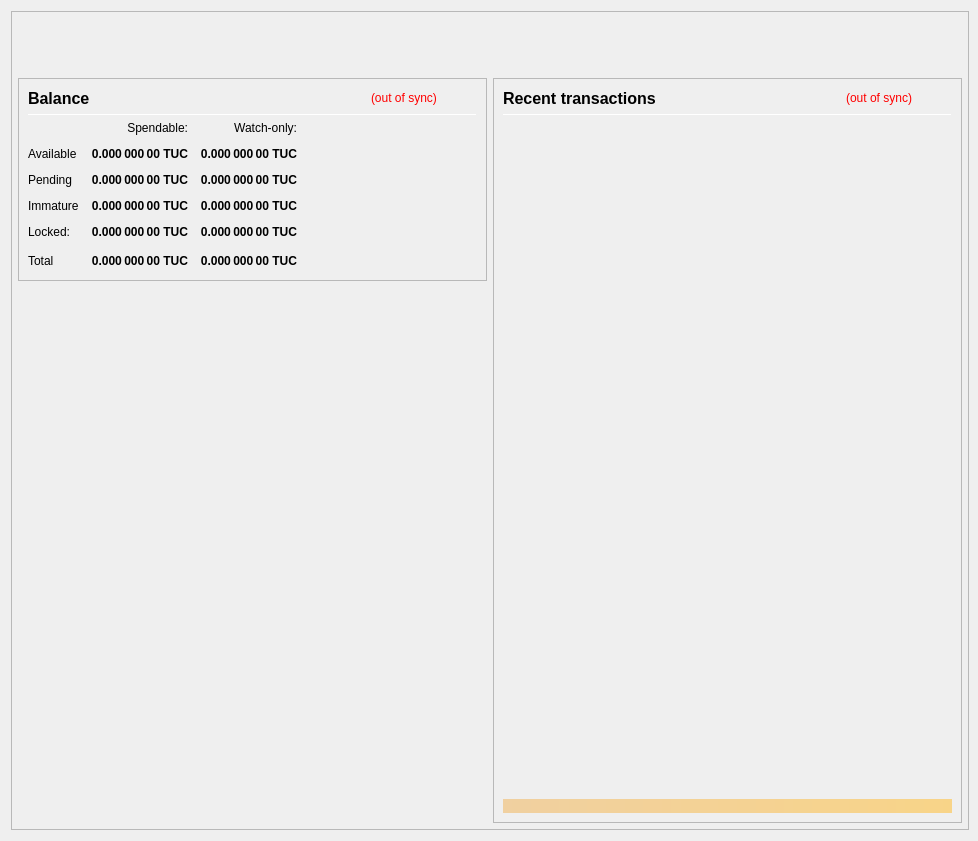
<?xml version="1.0" encoding="UTF-8"?>
<ui version="4.0">
 <class>OverviewPage</class>
 <widget class="QWidget" name="OverviewPage">
  <property name="geometry">
   <rect>
    <x>0</x>
    <y>0</y>
    <width>978</width>
    <height>841</height>
   </rect>
  </property>
  <property name="minimumSize">
   <size>
    <width>960</width>
    <height>682</height>
   </size>
  </property>
  <property name="font">
   <font>
    <weight>50</weight>
    <bold>false</bold>
   </font>
  </property>
  <property name="windowTitle">
   <string>Form</string>
  </property>
  <layout class="QVBoxLayout" name="topLayout" stretch="0">
   <property name="rightMargin">
    <number>9</number>
   </property>
   <item>
    <widget class="QFrame" name="frame_BG">
     <property name="minimumSize">
      <size>
       <width>850</width>
       <height>610</height>
      </size>
     </property>
     <property name="maximumSize">
      <size>
       <width>16777215</width>
       <height>16777215</height>
      </size>
     </property>
     <property name="frameShape">
      <enum>QFrame::StyledPanel</enum>
     </property>
     <property name="frameShadow">
      <enum>QFrame::Raised</enum>
     </property>
     <layout class="QVBoxLayout" name="verticalLayout_3" stretch="0">
      <property name="leftMargin">
       <number>0</number>
      </property>
      <property name="topMargin">
       <number>0</number>
      </property>
      <property name="rightMargin">
       <number>0</number>
      </property>
      <property name="bottomMargin">
       <number>6</number>
      </property>
      <item>
       <layout class="QVBoxLayout" name="verticalLayout_Master" stretch="0,1">
        <property name="leftMargin">
         <number>0</number>
        </property>
        <property name="topMargin">
         <number>0</number>
        </property>
        <property name="rightMargin">
         <number>0</number>
        </property>
        <property name="bottomMargin">
         <number>0</number>
        </property>
        <item>
         <widget class="QFrame" name="frame_Header">
          <layout class="QVBoxLayout" name="verticalLayout_Header" stretch="0">
           <property name="leftMargin">
            <number>0</number>
           </property>
           <property name="topMargin">
            <number>0</number>
           </property>
           <property name="rightMargin">
            <number>0</number>
           </property>
           <property name="bottomMargin">
            <number>0</number>
           </property>
           <item>
            <layout class="QHBoxLayout" name="horizontalLayout_Header" stretch="1,0">
             <property name="spacing">
              <number>6</number>
             </property>
             <item>
              <spacer name="horizontalSpacer_Header">
               <property name="orientation">
                <enum>Qt::Horizontal</enum>
               </property>
               <property name="sizeHint" stdset="0">
                <size>
                 <width>40</width>
                 <height>20</height>
                </size>
               </property>
              </spacer>
             </item>
             <item>
              <widget class="QLabel" name="labelOverviewHeaderRight">
               <property name="minimumSize">
                <size>
                 <width>464</width>
                 <height>60</height>
                </size>
               </property>
               <property name="maximumSize">
                <size>
                 <width>16777215</width>
                 <height>60</height>
                </size>
               </property>
               <property name="font">
                <font>
                 <pointsize>14</pointsize>
                </font>
               </property>
               <property name="text">
                <string/>
               </property>
               <property name="alignment">
                <set>Qt::AlignRight|Qt::AlignTrailing|Qt::AlignVCenter</set>
               </property>
              </widget>
             </item>
            </layout>
           </item>
          </layout>
         </widget>
        </item>
        <item>
         <widget class="QFrame" name="frame_Content">
          <layout class="QVBoxLayout" name="verticalLayout_Content">
           <property name="leftMargin">
            <number>6</number>
           </property>
           <property name="topMargin">
            <number>0</number>
           </property>
           <property name="rightMargin">
            <number>6</number>
           </property>
           <property name="bottomMargin">
            <number>0</number>
           </property>
           <item>
            <layout class="QHBoxLayout" name="horizontalLayout_Content" stretch="1,1">
             <property name="spacing">
              <number>6</number>
             </property>
             <item>
              <layout class="QVBoxLayout" name="verticalLayout_left" stretch="0,0">
               <item>
                <widget class="QFrame" name="frameBalances">
                 <property name="frameShape">
                  <enum>QFrame::StyledPanel</enum>
                 </property>
                 <property name="frameShadow">
                  <enum>QFrame::Raised</enum>
                 </property>
                 <layout class="QVBoxLayout" name="verticalLayout_4">
                  <item>
                   <layout class="QHBoxLayout" name="hlBalancesHeader" stretch="2,0,0">
                    <property name="spacing">
                     <number>6</number>
                    </property>
                    <item>
                     <widget class="QLabel" name="labelBalances">
                      <property name="minimumSize">
                       <size>
                        <width>0</width>
                        <height>0</height>
                       </size>
                      </property>
                      <property name="font">
                       <font>
                        <pointsize>12</pointsize>
                        <weight>75</weight>
                        <bold>true</bold>
                       </font>
                      </property>
                      <property name="text">
                       <string>Balance</string>
                      </property>
                     </widget>
                    </item>
                    <item>
                     <widget class="QLabel" name="labelWalletStatus">
                      <property name="cursor">
                       <cursorShape>WhatsThisCursor</cursorShape>
                      </property>
                      <property name="toolTip">
                       <string>The displayed information may be out of date. Your wallet automatically synchronizes with the TheUCoin network after a connection is established, but this process has not completed yet.</string>
                      </property>
                      <property name="styleSheet">
                       <string notr="true">QLabel { color: red; }</string>
                      </property>
                      <property name="text">
                       <string notr="true">(out of sync)</string>
                      </property>
                      <property name="alignment">
                       <set>Qt::AlignLeading|Qt::AlignLeft|Qt::AlignVCenter</set>
                      </property>
                     </widget>
                    </item>
                    <item>
                     <spacer name="hsBalancesHeader">
                      <property name="orientation">
                       <enum>Qt::Horizontal</enum>
                      </property>
                      <property name="sizeHint" stdset="0">
                       <size>
                        <width>40</width>
                        <height>20</height>
                       </size>
                      </property>
                     </spacer>
                    </item>
                   </layout>
                  </item>
                  <item>
                   <widget class="Line" name="lineBalances">
                    <property name="minimumSize">
                     <size>
                      <width>0</width>
                      <height>1</height>
                     </size>
                    </property>
                    <property name="maximumSize">
                     <size>
                      <width>16777215</width>
                      <height>1</height>
                     </size>
                    </property>
                    <property name="orientation">
                     <enum>Qt::Horizontal</enum>
                    </property>
                   </widget>
                  </item>
                  <item>
                   <layout class="QGridLayout" name="gridLayout">
                    <property name="spacing">
                     <number>12</number>
                    </property>
                    <item row="0" column="1">
                     <widget class="QLabel" name="labelSpendable">
                      <property name="text">
                       <string>Spendable:</string>
                      </property>
                      <property name="alignment">
                       <set>Qt::AlignRight|Qt::AlignTrailing|Qt::AlignVCenter</set>
                      </property>
                     </widget>
                    </item>
                    <item row="0" column="2">
                     <widget class="QLabel" name="labelWatchonly">
                      <property name="text">
                       <string>Watch-only:</string>
                      </property>
                      <property name="alignment">
                       <set>Qt::AlignRight|Qt::AlignTrailing|Qt::AlignVCenter</set>
                      </property>
                     </widget>
                    </item>
                    <item row="1" column="0">
                     <widget class="QLabel" name="labelAvailableText">
                      <property name="text">
                       <string>Available</string>
                      </property>
                      <property name="textInteractionFlags">
                       <set>Qt::NoTextInteraction</set>
                      </property>
                     </widget>
                    </item>
                    <item row="1" column="1">
                     <widget class="QLabel" name="labelAvailable">
                      <property name="font">
                       <font>
                        <weight>75</weight>
                        <bold>true</bold>
                       </font>
                      </property>
                      <property name="cursor">
                       <cursorShape>ArrowCursor</cursorShape>
                      </property>
                      <property name="toolTip">
                       <string>Your current spendable balance</string>
                      </property>
                      <property name="text">
                       <string notr="true">0.000 000 00 TUC</string>
                      </property>
                      <property name="alignment">
                       <set>Qt::AlignRight|Qt::AlignTrailing|Qt::AlignVCenter</set>
                      </property>
                      <property name="textInteractionFlags">
                       <set>Qt::NoTextInteraction</set>
                      </property>
                     </widget>
                    </item>
                    <item row="1" column="2">
                     <widget class="QLabel" name="labelWatchAvailable">
                      <property name="font">
                       <font>
                        <weight>75</weight>
                        <bold>true</bold>
                       </font>
                      </property>
                      <property name="cursor">
                       <cursorShape>ArrowCursor</cursorShape>
                      </property>
                      <property name="toolTip">
                       <string>Your current balance in watch-only addresses</string>
                      </property>
                      <property name="text">
                       <string notr="true">0.000 000 00 TUC</string>
                      </property>
                      <property name="alignment">
                       <set>Qt::AlignRight|Qt::AlignTrailing|Qt::AlignVCenter</set>
                      </property>
                      <property name="textInteractionFlags">
                       <set>Qt::NoTextInteraction</set>
                      </property>
                     </widget>
                    </item>
                    <item row="2" column="0">
                     <widget class="QLabel" name="labelPendingText">
                      <property name="text">
                       <string>Pending</string>
                      </property>
                      <property name="textInteractionFlags">
                       <set>Qt::NoTextInteraction</set>
                      </property>
                     </widget>
                    </item>
                    <item row="2" column="1">
                     <widget class="QLabel" name="labelPending">
                      <property name="font">
                       <font>
                        <weight>75</weight>
                        <bold>true</bold>
                       </font>
                      </property>
                      <property name="cursor">
                       <cursorShape>ArrowCursor</cursorShape>
                      </property>
                      <property name="toolTip">
                       <string>Total of transactions that have yet to be confirmed, and do not yet count toward the spendable balance</string>
                      </property>
                      <property name="text">
                       <string notr="true">0.000 000 00 TUC</string>
                      </property>
                      <property name="alignment">
                       <set>Qt::AlignRight|Qt::AlignTrailing|Qt::AlignVCenter</set>
                      </property>
                      <property name="textInteractionFlags">
                       <set>Qt::NoTextInteraction</set>
                      </property>
                     </widget>
                    </item>
                    <item row="2" column="2">
                     <widget class="QLabel" name="labelWatchPending">
                      <property name="font">
                       <font>
                        <weight>75</weight>
                        <bold>true</bold>
                       </font>
                      </property>
                      <property name="cursor">
                       <cursorShape>ArrowCursor</cursorShape>
                      </property>
                      <property name="toolTip">
                       <string>Unconfirmed transactions to watch-only addresses</string>
                      </property>
                      <property name="text">
                       <string notr="true">0.000 000 00 TUC</string>
                      </property>
                      <property name="alignment">
                       <set>Qt::AlignRight|Qt::AlignTrailing|Qt::AlignVCenter</set>
                      </property>
                      <property name="textInteractionFlags">
                       <set>Qt::NoTextInteraction</set>
                      </property>
                     </widget>
                    </item>
                    <item row="3" column="0">
                     <widget class="QLabel" name="labelImmatureText">
                      <property name="text">
                       <string>Immature</string>
                      </property>
                      <property name="textInteractionFlags">
                       <set>Qt::NoTextInteraction</set>
                      </property>
                     </widget>
                    </item>
                    <item row="3" column="1">
                     <widget class="QLabel" name="labelImmature">
                      <property name="font">
                       <font>
                        <weight>75</weight>
                        <bold>true</bold>
                       </font>
                      </property>
                      <property name="cursor">
                       <cursorShape>ArrowCursor</cursorShape>
                      </property>
                      <property name="toolTip">
                       <string>Staked or masternode rewards that has not yet matured</string>
                      </property>
                      <property name="text">
                       <string notr="true">0.000 000 00 TUC</string>
                      </property>
                      <property name="alignment">
                       <set>Qt::AlignRight|Qt::AlignTrailing|Qt::AlignVCenter</set>
                      </property>
                      <property name="textInteractionFlags">
                       <set>Qt::NoTextInteraction</set>
                      </property>
                     </widget>
                    </item>
                    <item row="3" column="2">
                     <widget class="QLabel" name="labelWatchImmature">
                      <property name="font">
                       <font>
                        <weight>75</weight>
                        <bold>true</bold>
                       </font>
                      </property>
                      <property name="cursor">
                       <cursorShape>ArrowCursor</cursorShape>
                      </property>
                      <property name="toolTip">
                       <string>Staked or masternode rewards in watch-only addresses that has not yet matured</string>
                      </property>
                      <property name="text">
                       <string notr="true">0.000 000 00 TUC</string>
                      </property>
                      <property name="alignment">
                       <set>Qt::AlignRight|Qt::AlignTrailing|Qt::AlignVCenter</set>
                      </property>
                      <property name="textInteractionFlags">
                       <set>Qt::NoTextInteraction</set>
                      </property>
                     </widget>
                    </item>
                    <item row="4" column="0">
                     <widget class="QLabel" name="labelLockedText">
                      <property name="toolTip">
                       <string>Locked TUC or Masternode collaterals.</string>
                      </property>
                      <property name="text">
                       <string>Locked:</string>
                      </property>
                     </widget>
                    </item>
                    <item row="4" column="1">
                     <widget class="QLabel" name="labelLocked">
                      <property name="font">
                       <font>
                        <weight>75</weight>
                        <bold>true</bold>
                       </font>
                      </property>
                      <property name="cursor">
                       <cursorShape>ArrowCursor</cursorShape>
                      </property>
                      <property name="toolTip">
                       <string>Locked TUC or Masternode collaterals.</string>
                      </property>
                      <property name="text">
                       <string notr="true">0.000 000 00 TUC</string>
                      </property>
                      <property name="alignment">
                       <set>Qt::AlignRight|Qt::AlignTrailing|Qt::AlignVCenter</set>
                      </property>
                      <property name="textInteractionFlags">
                       <set>Qt::NoTextInteraction</set>
                      </property>
                     </widget>
                    </item>
                    <item row="4" column="2">
                     <widget class="QLabel" name="labelWatchLocked">
                      <property name="font">
                       <font>
                        <weight>75</weight>
                        <bold>true</bold>
                       </font>
                      </property>
                      <property name="cursor">
                       <cursorShape>ArrowCursor</cursorShape>
                      </property>
                      <property name="toolTip">
                       <string>Current locked balance in watch-only addresses</string>
                      </property>
                      <property name="text">
                       <string notr="true">0.000 000 00 TUC</string>
                      </property>
                      <property name="alignment">
                       <set>Qt::AlignRight|Qt::AlignTrailing|Qt::AlignVCenter</set>
                      </property>
                      <property name="textInteractionFlags">
                       <set>Qt::NoTextInteraction</set>
                      </property>
                     </widget>
                    </item>
                    <item row="5" column="0">
                     <widget class="QLabel" name="labelTotalText">
                      <property name="text">
                       <string>Total</string>
                      </property>
                      <property name="textInteractionFlags">
                       <set>Qt::NoTextInteraction</set>
                      </property>
                     </widget>
                    </item>
                    <item row="5" column="1">
                     <widget class="QLabel" name="labelTotal">
                      <property name="font">
                       <font>
                        <weight>75</weight>
                        <bold>true</bold>
                       </font>
                      </property>
                      <property name="cursor">
                       <cursorShape>ArrowCursor</cursorShape>
                      </property>
                      <property name="toolTip">
                       <string>Your current total balance</string>
                      </property>
                      <property name="text">
                       <string notr="true">0.000 000 00 TUC</string>
                      </property>
                      <property name="alignment">
                       <set>Qt::AlignRight|Qt::AlignTrailing|Qt::AlignVCenter</set>
                      </property>
                      <property name="textInteractionFlags">
                       <set>Qt::NoTextInteraction</set>
                      </property>
                     </widget>
                    </item>
                    <item row="5" column="2">
                     <widget class="QLabel" name="labelWatchTotal">
                      <property name="font">
                       <font>
                        <weight>75</weight>
                        <bold>true</bold>
                       </font>
                      </property>
                      <property name="cursor">
                       <cursorShape>ArrowCursor</cursorShape>
                      </property>
                      <property name="toolTip">
                       <string>Current total balance in watch-only addresses</string>
                      </property>
                      <property name="text">
                       <string notr="true">0.000 000 00 TUC</string>
                      </property>
                      <property name="alignment">
                       <set>Qt::AlignRight|Qt::AlignTrailing|Qt::AlignVCenter</set>
                      </property>
                      <property name="textInteractionFlags">
                       <set>Qt::NoTextInteraction</set>
                      </property>
                     </widget>
                    </item>
                    <item row="5" column="3">
                     <spacer name="hsBalances">
                      <property name="orientation">
                       <enum>Qt::Horizontal</enum>
                      </property>
                      <property name="sizeHint" stdset="0">
                       <size>
                        <width>40</width>
                        <height>20</height>
                       </size>
                      </property>
                     </spacer>
                    </item>
                   </layout>
                  </item>
                 </layout>
                </widget>
               </item>
               <item>
                <spacer name="verticalSpacer">
                 <property name="orientation">
                  <enum>Qt::Vertical</enum>
                 </property>
                 <property name="sizeHint" stdset="0">
                  <size>
                   <width>20</width>
                   <height>40</height>
                  </size>
                 </property>
                </spacer>
               </item>
              </layout>
             </item>
             <item>
              <layout class="QVBoxLayout" name="verticalLayout_right" stretch="1">
               <item>
                <widget class="QFrame" name="frame_RecentTransactions">
                 <property name="minimumSize">
                  <size>
                   <width>0</width>
                   <height>0</height>
                  </size>
                 </property>
                 <property name="frameShape">
                  <enum>QFrame::StyledPanel</enum>
                 </property>
                 <property name="frameShadow">
                  <enum>QFrame::Raised</enum>
                 </property>
                 <layout class="QVBoxLayout" name="verticalLayout_1" stretch="0,0,0,0,0">
                  <item>
                   <layout class="QHBoxLayout" name="horizontalLayout_2" stretch="2,0,0">
                    <property name="spacing">
                     <number>3</number>
                    </property>
                    <item>
                     <widget class="QLabel" name="labelRecentTransactions">
                      <property name="minimumSize">
                       <size>
                        <width>0</width>
                        <height>20</height>
                       </size>
                      </property>
                      <property name="font">
                       <font>
                        <pointsize>12</pointsize>
                        <weight>75</weight>
                        <bold>true</bold>
                       </font>
                      </property>
                      <property name="text">
                       <string>Recent transactions</string>
                      </property>
                     </widget>
                    </item>
                    <item>
                     <widget class="QLabel" name="labelTransactionsStatus">
                      <property name="cursor">
                       <cursorShape>WhatsThisCursor</cursorShape>
                      </property>
                      <property name="toolTip">
                       <string>The displayed information may be out of date. Your wallet automatically synchronizes with the TheUCoin network after a connection is established, but this process has not completed yet.</string>
                      </property>
                      <property name="styleSheet">
                       <string notr="true">QLabel { color: red; }</string>
                      </property>
                      <property name="text">
                       <string notr="true">(out of sync)</string>
                      </property>
                      <property name="alignment">
                       <set>Qt::AlignRight|Qt::AlignTrailing|Qt::AlignVCenter</set>
                      </property>
                     </widget>
                    </item>
                    <item>
                     <spacer name="horizontalSpacer">
                      <property name="orientation">
                       <enum>Qt::Horizontal</enum>
                      </property>
                      <property name="sizeHint" stdset="0">
                       <size>
                        <width>40</width>
                        <height>20</height>
                       </size>
                      </property>
                     </spacer>
                    </item>
                   </layout>
                  </item>
                  <item>
                   <widget class="Line" name="line">
                    <property name="minimumSize">
                     <size>
                      <width>0</width>
                      <height>1</height>
                     </size>
                    </property>
                    <property name="maximumSize">
                     <size>
                      <width>16777215</width>
                      <height>1</height>
                     </size>
                    </property>
                    <property name="orientation">
                     <enum>Qt::Horizontal</enum>
                    </property>
                   </widget>
                  </item>
                  <item>
                   <widget class="QListView" name="listTransactions">
                    <property name="minimumSize">
                     <size>
                      <width>0</width>
                      <height>0</height>
                     </size>
                    </property>
                    <property name="styleSheet">
                     <string notr="true">QListView { background: transparent; }</string>
                    </property>
                    <property name="frameShape">
                     <enum>QFrame::NoFrame</enum>
                    </property>
                    <property name="verticalScrollBarPolicy">
                     <enum>Qt::ScrollBarAlwaysOff</enum>
                    </property>
                    <property name="horizontalScrollBarPolicy">
                     <enum>Qt::ScrollBarAlwaysOff</enum>
                    </property>
                    <property name="selectionMode">
                     <enum>QAbstractItemView::NoSelection</enum>
                    </property>
                   </widget>
                  </item>
                  <item>
                   <spacer name="verticalSpacer_2">
                    <property name="orientation">
                     <enum>Qt::Vertical</enum>
                    </property>
                    <property name="sizeType">
                     <enum>QSizePolicy::Expanding</enum>
                    </property>
                    <property name="sizeHint" stdset="0">
                     <size>
                      <width>20</width>
                      <height>40</height>
                     </size>
                    </property>
                   </spacer>
                  </item>
                  <item>
                   <widget class="QLabel" name="labelAlerts">
                    <property name="maximumSize">
                     <size>
                      <width>16777215</width>
                      <height>16777215</height>
                     </size>
                    </property>
                    <property name="styleSheet">
                     <string notr="true">background-color: qlineargradient(x1: 0, y1: 0, x2: 1, y2: 0, stop:0 #F0D0A0, stop:1 #F8D488); color:#000000;</string>
                    </property>
                    <property name="text">
                     <string/>
                    </property>
                    <property name="wordWrap">
                     <bool>true</bool>
                    </property>
                    <property name="margin">
                     <number>3</number>
                    </property>
                   </widget>
                  </item>
                 </layout>
                </widget>
               </item>
              </layout>
             </item>
            </layout>
           </item>
          </layout>
         </widget>
        </item>
       </layout>
      </item>
     </layout>
    </widget>
   </item>
  </layout>
 </widget>
 <resources/>
 <connections/>
</ui>
